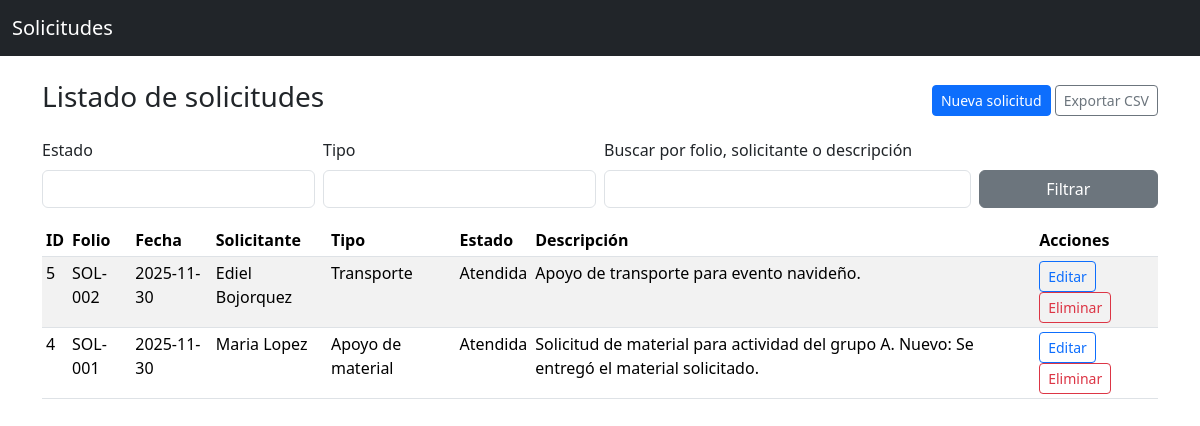
The page / on the database its author committed.
### tables this page shows
CREATE TABLE solicitudes (
                id INTEGER PRIMARY KEY AUTOINCREMENT,
                folio TEXT NOT NULL,
                fecha TEXT NOT NULL,
                solicitante TEXT NOT NULL,
                tipo TEXT NOT NULL,
                estado TEXT NOT NULL,
                descripcion TEXT
            );

### app.py (the view)
@app.route("/")
def index():
    estado = request.args.get("estado", "").strip()
    tipo = request.args.get("tipo", "").strip()
    texto = request.args.get("texto", "").strip()
    query = "SELECT * FROM solicitudes WHERE 1=1"
    params = []
    if estado:
        query += " AND estado = ?"
        params.append(estado)
    if tipo:
        query += " AND tipo LIKE ?"
        params.append(f"%{tipo}%")
    if texto:
        query += " AND (folio LIKE ? OR solicitante LIKE ? OR descripcion LIKE ?)"
        texto_like = f"%{texto}%"
        params.extend([texto_like, texto_like, texto_like])
    with get_connection() as conn:
        cur = conn.execute(query + " ORDER BY fecha DESC, id DESC", params)
        solicitudes = cur.fetchall()
    return render_template(
        "index.html",
        solicitudes=solicitudes,
        filtro_estado=estado,
        filtro_tipo=tipo,
        filtro_texto=texto,
    )

### db.py (called while the page is built)
def get_connection():
    conn = sqlite3.connect(DATABASE)
    conn.row_factory = sqlite3.Row
    return conn

### templates/index.html (shortened to what this page needs)
{% extends "base.html" %}
{% block content %}
<div class="d-flex justify-content-between align-items-center mb-3">
    <h1 class="h3">Listado de solicitudes</h1>
    <div>
        <a href="{{ url_for('nueva') }}" class="btn btn-primary btn-sm">Nueva solicitud</a>
        <a href="{{ url_for('exportar', estado=filtro_estado, tipo=filtro_tipo, texto=filtro_texto) }}"
           class="btn btn-outline-secondary btn-sm">
            Exportar CSV
        </a>
    </div>
</div>
<form class="row g-2 mb-3" method="get" action="{{ url_for('index') }}">
    <div class="col-md-3">
        <label class="form-label">Estado</label>
        <input type="text" name="estado" class="form-control" value="{{ filtro_estado }}">
    </div>
    <div class="col-md-3">
        <label class="form-label">Tipo</label>
        <input type="text" name="tipo" class="form-control" value="{{ filtro_tipo }}">
    </div>
    <div class="col-md-4">
        <label class="form-label">Buscar por folio, solicitante o descripción</label>
        <input type="text" name="texto" class="form-control" value="{{ filtro_texto }}">
    </div>
    <div class="col-md-2 d-flex align-items-end">
        <button type="submit" class="btn btn-secondary w-100">Filtrar</button>
    </div>
</form>
{% if solicitudes %}
<table class="table table-striped table-sm">
    <thead>
    <tr>
        <th>ID</th>
        <th>Folio</th>
        <th>Fecha</th>
        <th>Solicitante</th>
        <th>Tipo</th>
        <th>Estado</th>
        <th>Descripción</th>
        <th>Acciones</th>
    </tr>
    </thead>
    <tbody>
    {% for s in solicitudes %}
    <tr>
        <td>{{ s.id }}</td>
        <td>{{ s.folio }}</td>
        <td>{{ s.fecha }}</td>
        <td>{{ s.solicitante }}</td>
        <td>{{ s.tipo }}</td>
        <td>{{ s.estado }}</td>
        <td>{{ s.descripcion }}</td>
        <td>
            <a href="{{ url_for('editar', solicitud_id=s.id) }}" class="btn btn-sm btn-outline-primary">
                Editar
            </a>
            <form action="{{ url_for('eliminar', solicitud_id=s.id) }}"
                  method="post"
                  style="display:inline"
                  onsubmit="return confirm('¿Seguro que deseas eliminar esta solicitud?');">
                <button type="submit" class="btn btn-sm btn-outline-danger">Eliminar</button>
            </form>
        </td>
    </tr>
    {% endfor %}
    </tbody>
</table>
{% else %}
<div class="alert alert-info">
    No hay solicitudes registradas.
</div>
{% endif %}
{% endblock %}

### templates/base.html (shortened to what this page needs)
<!doctype html>
<html lang="es">
<head>
    <link
        href="https://cdn.jsdelivr.net/npm/bootstrap@5.3.3/dist/css/bootstrap.min.css"
        rel="stylesheet"
    >
</head>
<body>
<nav class="navbar navbar-expand-lg navbar-dark bg-dark">
    <div class="container-fluid">
        <a class="navbar-brand" href="{{ url_for('index') }}">Solicitudes</a>
    </div>
</nav>
<main class="container mt-4">
    {% block content %}{% endblock %}
</main>
</body>
</html>

### rows shown on the page
solicitudes: id "5", folio "SOL-002", fecha "2025-11-30", solicitante "Ediel Bojorquez", tipo "Transporte", estado "Atendida", descripcion "Apoyo de transporte para evento navideño."
solicitudes: id "4", folio "SOL-001", fecha "2025-11-30", solicitante "Maria Lopez", tipo "Apoyo de material", estado "Atendida", descripcion "Solicitud de material para actividad del grupo A. Nuevo: Se entregó el material solicitado."
